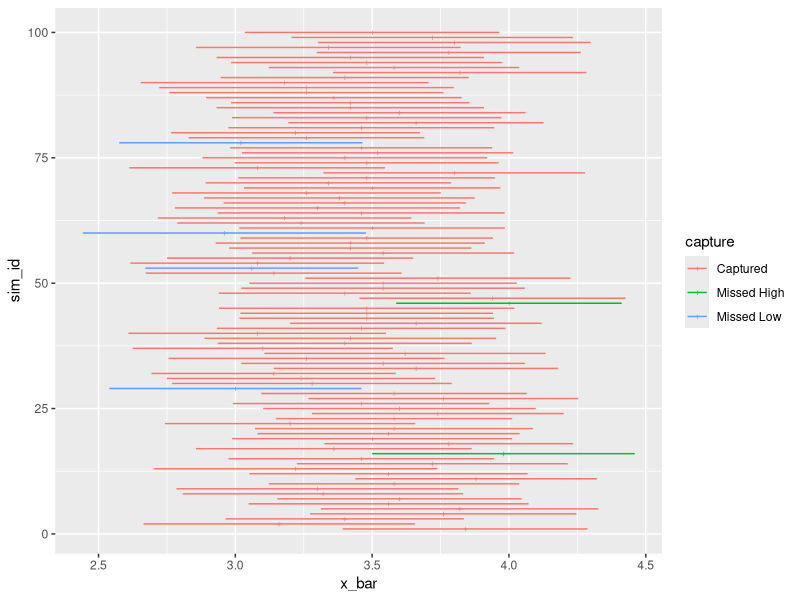

Generate this figure with R:

# load packages
library(tidyverse)
library(gganimate)

# create a "population" to sample from
pop <- c(1, 2, 3, 4, 5, 6)

# population mean; what we're trying to estimate
mean(pop)

# size of sample 
n <- 50

# ----
# 100 samples
# ----

# take 100 samples; store each
x_bar  <- numeric(100)            # a container to store each sample mean
se_hat <- numeric(length(x_bar))  # a container to store each estimated se
pb <- progress::progress_bar$new(total = length(x_bar))  # initialize progress bar
for (i in 1:length(x_bar)) {
  # take a sample
  x <- sample(pop, size = n, replace = TRUE)
  # store estimate of population mean and se
  x_bar[i]  <- mean(x)
  se_hat[i] <- sd(x)/sqrt(n)
  # update progress bar
  pb$tick()
}

sims <- data.frame(x_bar, se_hat) %>%
  mutate(sim_id = 1:n(),
         lwr95 = x_bar - 2*se_hat,
         upr95 = x_bar + 2*se_hat, 
         capture = case_when(lwr95 > mean(pop) ~ "Missed High",
                             upr95 < mean(pop) ~ "Missed Low",
                             TRUE ~ "Captured")) %>%
  glimpse()

# plot the cis for each sample
gg <- ggplot(sims, aes(x = x_bar, y = sim_id, 
                 xmin = lwr95, xmax = upr95, 
                 color = capture)) + 
  geom_pointrange(size = 0.4, shape = "+"); gg

# animate! (a little bit slow)
# gg + transition_manual(sim_id, cumulative = TRUE) 

# summarize capture rates
prop.table(table(sims$capture))

# ----
# 10,000 samples
# ----

# take 10,000 samples; store each
x_bar  <- numeric(10000)          # a container to store each sample mean
se_hat <- numeric(length(x_bar))  # a container to store each estimated se
pb <- progress::progress_bar$new(total = length(x_bar))  # initialize progress bar
for (i in 1:length(x_bar)) {
  # take a sample
  x <- sample(pop, size = n, replace = TRUE)
  # print the sample mean; estimate of population mean
  x_bar[i]  <- mean(x)
  se_hat[i] <- sd(x)/sqrt(n)
  # update progress bar
  pb$tick()
}

sims <- data.frame(x_bar, se_hat) %>%
  mutate(sim_id = 1:n(),
         lwr95 = x_bar - 2*se_hat,
         upr95 = x_bar + 2*se_hat, 
         capture = case_when(lwr95 > mean(pop) ~ "Missed High",
                             upr95 < mean(pop) ~ "Missed Low",
                             TRUE ~ "Captured")) %>%
  glimpse()

# summarize capture rates
prop.table(table(sims$capture))
